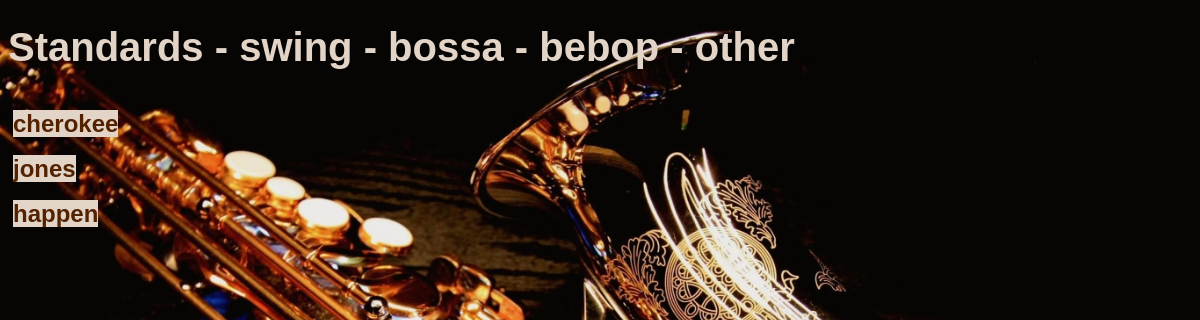
Page /swing on the earlier database version.
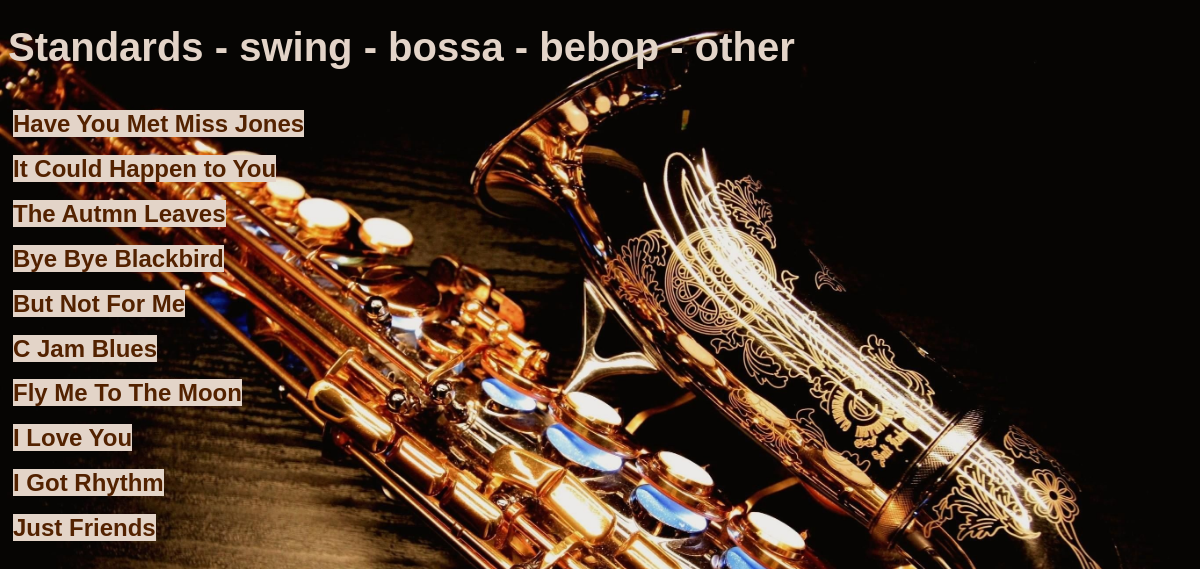
Same page on the later database version.
### tables this page shows
CREATE TABLE song (id INTEGER PRIMARY KEY AUTOINCREMENT, name TEXT, info INTEGER REFERENCES info (id), feel INTEGER REFERENCES feel (id));

### testsog/routes.py (the view)
@app.route('/swing')
def home():
    conn = sqlite3.connect('song.db')
    cur = conn.cursor()
    cur.execute('SELECT * FROM song WHERE feel=1 ')
    results = cur.fetchall()
    print (results)
    return render_template("swing.html", title = "swing",results=results)

### testsog/templates/swing.html
{% extends "layout.html"%}
{% block contents %}
{% for item in results %}
<div class="middlebit">
    <h2><a class="link" href="/stand/{{item[0]}}">
        {{item[1]}}
    </a></h2>
</div>
{% endfor %}
{% endblock %}

### testsog/templates/layout.html (shortened to what this page needs)
<!doctype >
<html>
    <head>
         <link rel="stylesheet" href="/static/css/style.css">
    </head>
    <body>
    <div id="back">
            <div id="everything">
                <header>
                    {% include "nav.html"%}
                <main>
                    {% block contents %}{% endblock %}
                </main>
        </div>
    </body>
</html>

### testsog/templates/nav.html
<div class="navbar"></div><h3><a class="nav" href="/">Standards</a>  -  <a class="nav"  href="/swing">swing</a>  -  <a class="nav"  href="/bossa">bossa</a>  -  <a class="nav"  href="/bebop">bebop</a>  -  <a class="nav"  href="/other">other</a></h3></div>

### testsog/static/css/style.css (style rules this page uses)
a.nav { color: #E3D4C8; text-decoration: none; }
a.link { color: #532200; text-decoration: none; background: #E3D4C8; }
h3 { font-size: 40px; color: #E3D4C8; text-decoration: none; }
body { font-family: sans-serif; background-color: #E3D4C8; color: #532200; background: url(/static/image/sax.jpg); -webkit-background-size: cover; -moz-background-size: cover; background-size: cover; -o-background-size: cover; }
.middlebit { width: 1000px; height: 25px; margin-left: 5px; }

Differences in the rows shown:
no longer on this page (row edited): song: name "cherokee"
changed song: name "jones" → "Have You Met Miss Jones"
changed song: name "happen" → "It Could Happen to You"
added song: name "The Autmn Leaves"
added song: name "Bye Bye Blackbird"
added song: name "But Not For Me"
added song: name "C Jam Blues"
added song: name "Fly Me To The Moon"
added song: name "I Love You"
added song: name "I Got Rhythm"
added song: name "Just Friends"
